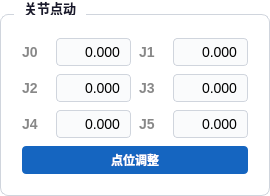
              <widget class="QGroupBox" name="jogJointGroup">
               <property name="styleSheet">
                <string>QGroupBox{background:#ffffff;border:1px solid #d0d5dd;border-radius:8px;margin-top:14px;padding:12px 10px 10px 10px;font-weight:bold;font-size:13px;color:#1a1a2e;}
QGroupBox::title{subcontrol-origin:margin;left:14px;padding:0 8px;}</string>
               </property>
               <property name="title">
                <string>关节点动</string>
               </property>
               <layout class="QGridLayout" name="jogJointLayout">
                <property name="spacing">
                 <number>8</number>
                </property>
                <item row="0" column="0">
                 <layout class="QHBoxLayout">
                  <property name="spacing">
                   <number>6</number>
                  </property>
                  <item>
                   <widget class="QLabel" name="label_3">
                    <property name="minimumSize">
                     <size>
                      <width>28</width>
                      <height>0</height>
                     </size>
                    </property>
                    <property name="styleSheet">
                     <string>color:#888;font-size:14px;font-weight:bold;border:none;background:transparent;</string>
                    </property>
                    <property name="text">
                     <string>J0</string>
                    </property>
                   </widget>
                  </item>
                  <item>
                   <widget class="QDoubleSpinBox" name="spinManualJ0">
                    <property name="styleSheet">
                     <string>QDoubleSpinBox{font-family:Consolas,&quot;Microsoft YaHei UI&quot;;font-size:14px;padding:4px 6px;border:1px solid #d0d5dd;border-radius:4px;background:#fafbfc;}QDoubleSpinBox:focus{border-color:#1565c0;background:#fff;}</string>
                    </property>
                    <property name="alignment">
                     <set>Qt::AlignmentFlag::AlignRight|Qt::AlignmentFlag::AlignTrailing|Qt::AlignmentFlag::AlignVCenter</set>
                    </property>
                    <property name="buttonSymbols">
                     <enum>QAbstractSpinBox::NoButtons</enum>
                    </property>
                    <property name="decimals">
                     <number>3</number>
                    </property>
                    <property name="minimum">
                     <double>-999.999000000000024</double>
                    </property>
                    <property name="maximum">
                     <double>999.999000000000024</double>
                    </property>
                    <property name="singleStep">
                     <double>1.000000000000000</double>
                    </property>
                   </widget>
                  </item>
                 </layout>
                </item>
                <item row="0" column="1">
                 <layout class="QHBoxLayout">
                  <property name="spacing">
                   <number>6</number>
                  </property>
                  <item>
                   <widget class="QLabel" name="label_4">
                    <property name="minimumSize">
                     <size>
                      <width>28</width>
                      <height>0</height>
                     </size>
                    </property>
                    <property name="styleSheet">
                     <string>color:#888;font-size:14px;font-weight:bold;border:none;background:transparent;</string>
                    </property>
                    <property name="text">
                     <string>J1</string>
                    </property>
                   </widget>
                  </item>
                  <item>
                   <widget class="QDoubleSpinBox" name="spinManualJ1">
                    <property name="styleSheet">
                     <string>QDoubleSpinBox{font-family:Consolas,&quot;Microsoft YaHei UI&quot;;font-size:14px;padding:4px 6px;border:1px solid #d0d5dd;border-radius:4px;background:#fafbfc;}QDoubleSpinBox:focus{border-color:#1565c0;background:#fff;}</string>
                    </property>
                    <property name="alignment">
                     <set>Qt::AlignmentFlag::AlignRight|Qt::AlignmentFlag::AlignTrailing|Qt::AlignmentFlag::AlignVCenter</set>
                    </property>
                    <property name="buttonSymbols">
                     <enum>QAbstractSpinBox::NoButtons</enum>
                    </property>
                    <property name="decimals">
                     <number>3</number>
                    </property>
                    <property name="minimum">
                     <double>-999.999000000000024</double>
                    </property>
                    <property name="maximum">
                     <double>999.999000000000024</double>
                    </property>
                    <property name="singleStep">
                     <double>1.000000000000000</double>
                    </property>
                   </widget>
                  </item>
                 </layout>
                </item>
                <item row="1" column="0">
                 <layout class="QHBoxLayout">
                  <property name="spacing">
                   <number>6</number>
                  </property>
                  <item>
                   <widget class="QLabel" name="label_5">
                    <property name="minimumSize">
                     <size>
                      <width>28</width>
                      <height>0</height>
                     </size>
                    </property>
                    <property name="styleSheet">
                     <string>color:#888;font-size:14px;font-weight:bold;border:none;background:transparent;</string>
                    </property>
                    <property name="text">
                     <string>J2</string>
                    </property>
                   </widget>
                  </item>
                  <item>
                   <widget class="QDoubleSpinBox" name="spinManualJ2">
                    <property name="styleSheet">
                     <string>QDoubleSpinBox{font-family:Consolas,&quot;Microsoft YaHei UI&quot;;font-size:14px;padding:4px 6px;border:1px solid #d0d5dd;border-radius:4px;background:#fafbfc;}QDoubleSpinBox:focus{border-color:#1565c0;background:#fff;}</string>
                    </property>
                    <property name="alignment">
                     <set>Qt::AlignmentFlag::AlignRight|Qt::AlignmentFlag::AlignTrailing|Qt::AlignmentFlag::AlignVCenter</set>
                    </property>
                    <property name="buttonSymbols">
                     <enum>QAbstractSpinBox::NoButtons</enum>
                    </property>
                    <property name="decimals">
                     <number>3</number>
                    </property>
                    <property name="minimum">
                     <double>-999.999000000000024</double>
                    </property>
                    <property name="maximum">
                     <double>999.999000000000024</double>
                    </property>
                    <property name="singleStep">
                     <double>1.000000000000000</double>
                    </property>
                   </widget>
                  </item>
                 </layout>
                </item>
                <item row="1" column="1">
                 <layout class="QHBoxLayout">
                  <property name="spacing">
                   <number>6</number>
                  </property>
                  <item>
                   <widget class="QLabel" name="label_6">
                    <property name="minimumSize">
                     <size>
                      <width>28</width>
                      <height>0</height>
                     </size>
                    </property>
                    <property name="styleSheet">
                     <string>color:#888;font-size:14px;font-weight:bold;border:none;background:transparent;</string>
                    </property>
                    <property name="text">
                     <string>J3</string>
                    </property>
                   </widget>
                  </item>
                  <item>
                   <widget class="QDoubleSpinBox" name="spinManualJ3">
                    <property name="styleSheet">
                     <string>QDoubleSpinBox{font-family:Consolas,&quot;Microsoft YaHei UI&quot;;font-size:14px;padding:4px 6px;border:1px solid #d0d5dd;border-radius:4px;background:#fafbfc;}QDoubleSpinBox:focus{border-color:#1565c0;background:#fff;}</string>
                    </property>
                    <property name="alignment">
                     <set>Qt::AlignmentFlag::AlignRight|Qt::AlignmentFlag::AlignTrailing|Qt::AlignmentFlag::AlignVCenter</set>
                    </property>
                    <property name="buttonSymbols">
                     <enum>QAbstractSpinBox::NoButtons</enum>
                    </property>
                    <property name="decimals">
                     <number>3</number>
                    </property>
                    <property name="minimum">
                     <double>-999.999000000000024</double>
                    </property>
                    <property name="maximum">
                     <double>999.999000000000024</double>
                    </property>
                    <property name="singleStep">
                     <double>1.000000000000000</double>
                    </property>
                   </widget>
                  </item>
                 </layout>
                </item>
                <item row="2" column="0">
                 <layout class="QHBoxLayout">
                  <property name="spacing">
                   <number>6</number>
                  </property>
                  <item>
                   <widget class="QLabel" name="label_7">
                    <property name="minimumSize">
                     <size>
                      <width>28</width>
                      <height>0</height>
                     </size>
                    </property>
                    <property name="styleSheet">
                     <string>color:#888;font-size:14px;font-weight:bold;border:none;background:transparent;</string>
                    </property>
                    <property name="text">
                     <string>J4</string>
                    </property>
                   </widget>
                  </item>
                  <item>
                   <widget class="QDoubleSpinBox" name="spinManualJ4">
                    <property name="styleSheet">
                     <string>QDoubleSpinBox{font-family:Consolas,&quot;Microsoft YaHei UI&quot;;font-size:14px;padding:4px 6px;border:1px solid #d0d5dd;border-radius:4px;background:#fafbfc;}QDoubleSpinBox:focus{border-color:#1565c0;background:#fff;}</string>
                    </property>
                    <property name="alignment">
                     <set>Qt::AlignmentFlag::AlignRight|Qt::AlignmentFlag::AlignTrailing|Qt::AlignmentFlag::AlignVCenter</set>
                    </property>
                    <property name="buttonSymbols">
                     <enum>QAbstractSpinBox::NoButtons</enum>
                    </property>
                    <property name="decimals">
                     <number>3</number>
                    </property>
                    <property name="minimum">
                     <double>-999.999000000000024</double>
                    </property>
                    <property name="maximum">
                     <double>999.999000000000024</double>
                    </property>
                    <property name="singleStep">
                     <double>1.000000000000000</double>
                    </property>
                   </widget>
                  </item>
                 </layout>
                </item>
                <item row="2" column="1">
                 <layout class="QHBoxLayout">
                  <property name="spacing">
                   <number>6</number>
                  </property>
                  <item>
                   <widget class="QLabel" name="label_8">
                    <property name="minimumSize">
                     <size>
                      <width>28</width>
                      <height>0</height>
                     </size>
                    </property>
                    <property name="styleSheet">
                     <string>color:#888;font-size:14px;font-weight:bold;border:none;background:transparent;</string>
                    </property>
                    <property name="text">
                     <string>J5</string>
                    </property>
                   </widget>
                  </item>
                  <item>
                   <widget class="QDoubleSpinBox" name="spinManualJ5">
                    <property name="styleSheet">
                     <string>QDoubleSpinBox{font-family:Consolas,&quot;Microsoft YaHei UI&quot;;font-size:14px;padding:4px 6px;border:1px solid #d0d5dd;border-radius:4px;background:#fafbfc;}QDoubleSpinBox:focus{border-color:#1565c0;background:#fff;}</string>
                    </property>
                    <property name="alignment">
                     <set>Qt::AlignmentFlag::AlignRight|Qt::AlignmentFlag::AlignTrailing|Qt::AlignmentFlag::AlignVCenter</set>
                    </property>
                    <property name="buttonSymbols">
                     <enum>QAbstractSpinBox::NoButtons</enum>
                    </property>
                    <property name="decimals">
                     <number>3</number>
                    </property>
                    <property name="minimum">
                     <double>-999.999000000000024</double>
                    </property>
                    <property name="maximum">
                     <double>999.999000000000024</double>
                    </property>
                    <property name="singleStep">
                     <double>1.000000000000000</double>
                    </property>
                   </widget>
                  </item>
                 </layout>
                </item>
                <item row="3" column="0" colspan="2">
                 <widget class="QPushButton" name="btnApplyJoint">
                  <property name="minimumSize">
                   <size>
                    <width>0</width>
                    <height>28</height>
                   </size>
                  </property>
                  <property name="styleSheet">
                   <string>QPushButton{background:#1565c0;color:#fff;border:none;border-radius:4px;font-size:12px;font-weight:bold;}QPushButton:hover{background:#1976d2;}</string>
                  </property>
                  <property name="text">
                   <string>点位调整</string>
                  </property>
                 </widget>
                </item>
               </layout>
              </widget>
